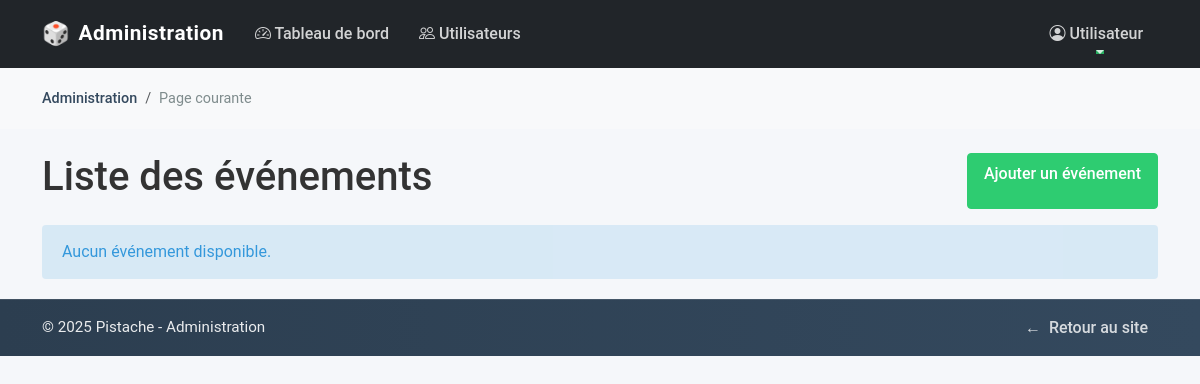
Page /admin/evenements/liste.php on the earlier database version.
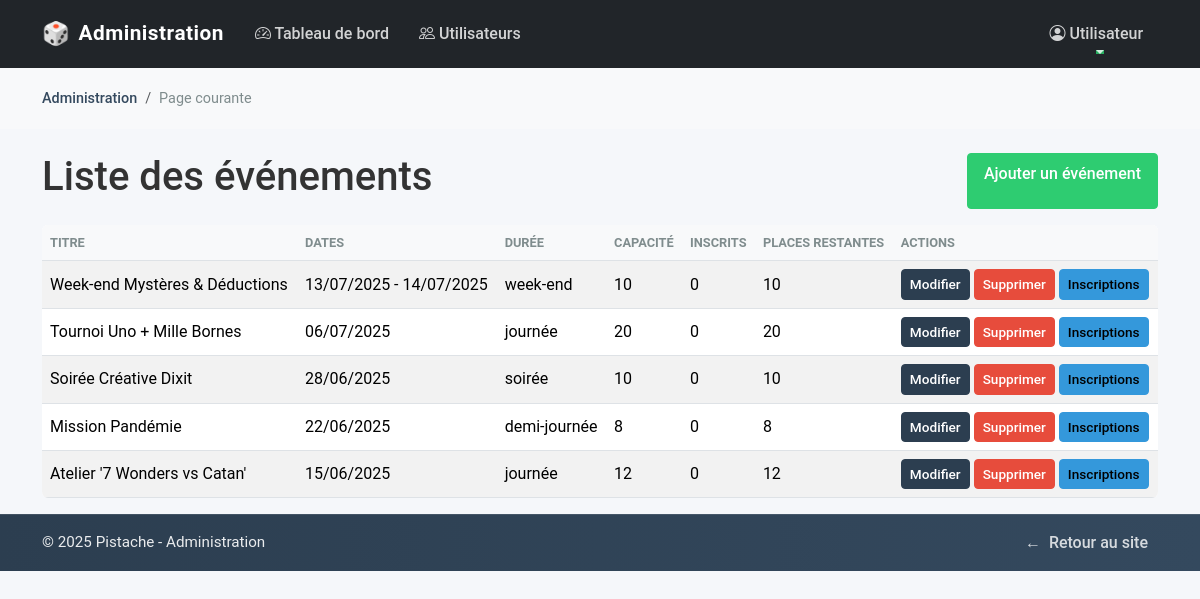
Same page on the later database version.
### tables this page shows
CREATE TABLE evenement(
    id_evenement INT NOT NULL AUTO_INCREMENT,
    titre VARCHAR(100) NOT NULL,
    description TEXT NOT NULL,
    date_debut DATE NOT NULL,
    date_fin DATE NOT NULL,
    capacite_max INT NOT NULL,
    duree_type VARCHAR(50) NOT NULL,
    CONSTRAINT PK_EVENT PRIMARY KEY (id_evenement)
);

### admin/evenements/liste.php (the view, shortened to what this page needs)
<?php
try {
    $conn = connexionBDD();
    $sql = "SELECT id_evenement, titre, date_debut, date_fin, capacite_max, duree_type
           FROM evenement
           ORDER BY date_debut DESC";
    $stmt = $conn->query($sql);
    $evenements = $stmt->fetchAll(PDO::FETCH_ASSOC);
} catch (PDOException $e) {
    $message = "Erreur: " . $e->getMessage();
}
include_once '../includes/admin-header.php';
?>
    <div class="container mt-4">
        <div class="d-flex justify-content-between mb-3">
            <h1>Liste des événements</h1>
            <a href="ajouter.php" class="btn btn-success">Ajouter un événement</a>
        </div>
        <?php if (empty($evenements)) : ?>
            <div class="alert alert-info">Aucun événement disponible.</div>
        <?php else : ?>
            <table class="table table-striped">
                <thead>
                <tr>
                    <th>Titre</th>
                    <th>Dates</th>
                    <th>Durée</th>
                    <th>Capacité</th>
                    <th>Inscrits</th>
                    <th>Places restantes</th>
                    <th>Actions</th>
                </tr>
                </thead>
                <tbody>
                <?php foreach ($evenements as $evenement) : ?>
                    <tr>
                        <td><?php echo htmlspecialchars($evenement['titre']); ?></td>
                        <td>
                            <?php
                            echo date('d/m/Y', strtotime($evenement['date_debut']));
                            if ($evenement['date_debut'] != $evenement['date_fin']) {
                                echo ' - ' . date('d/m/Y', strtotime($evenement['date_fin']));
                            }
                            ?>
                        </td>
                        <td><?php echo htmlspecialchars($evenement['duree_type']); ?></td>
                        <td><?php echo htmlspecialchars($evenement['capacite_max']); ?></td>
                        <td><?php echo $evenement['nb_inscrits']; ?></td>
                        <td><?php echo $evenement['capacite_max'] - $evenement['nb_inscrits']; ?></td>
                        <td>
                            <a href="modifier.php?id=<?php echo $evenement['id_evenement']; ?>" class="btn btn-sm btn-primary">Modifier</a>
                            <a href="supprimer.php?id=<?php echo $evenement['id_evenement']; ?>" class="btn btn-sm btn-danger" onclick="return confirm('Êtes-vous sûr de vouloir supprimer cet événement ?');">Supprimer</a>
                            <a href="../inscriptions/liste.php?evenement=<?php echo $evenement['id_evenement']; ?>" class="btn btn-sm btn-info">Inscriptions</a>
                        </td>
                    </tr>
                <?php endforeach; ?>
                </tbody>
            </table>
        <?php endif; ?>
    </div>
<?php include_once '../includes/admin-footer.php'; ?>

Differences in the rows shown:
added evenement: titre "Week-end Mystères & Déductions", date_debut "13/07/2025", date_fin "14/07/2025", duree_type "week-end", capacite_max "10", nb_inscrits "0", $evenement['capacite_max']-$evenement['nb_inscrits'] "10"
added evenement: titre "Tournoi Uno + Mille Bornes", date_debut "06/07/2025", duree_type "journée", capacite_max "20", nb_inscrits "0", $evenement['capacite_max']-$evenement['nb_inscrits'] "20"
added evenement: titre "Soirée Créative Dixit", date_debut "28/06/2025", duree_type "soirée", capacite_max "10", nb_inscrits "0", $evenement['capacite_max']-$evenement['nb_inscrits'] "10"
added evenement: titre "Mission Pandémie", date_debut "22/06/2025", duree_type "demi-journée", capacite_max "8", nb_inscrits "0", $evenement['capacite_max']-$evenement['nb_inscrits'] "8"
added evenement: titre "Atelier '7 Wonders vs Catan'", date_debut "15/06/2025", duree_type "journée", capacite_max "12", nb_inscrits "0", $evenement['capacite_max']-$evenement['nb_inscrits'] "12"
Other differences:
text no longer shown: "Aucun événement disponible."
text now shown: "TITRE DATES DURÉE CAPACITÉ INSCRITS PLACES RESTANTES ACTIONS"
